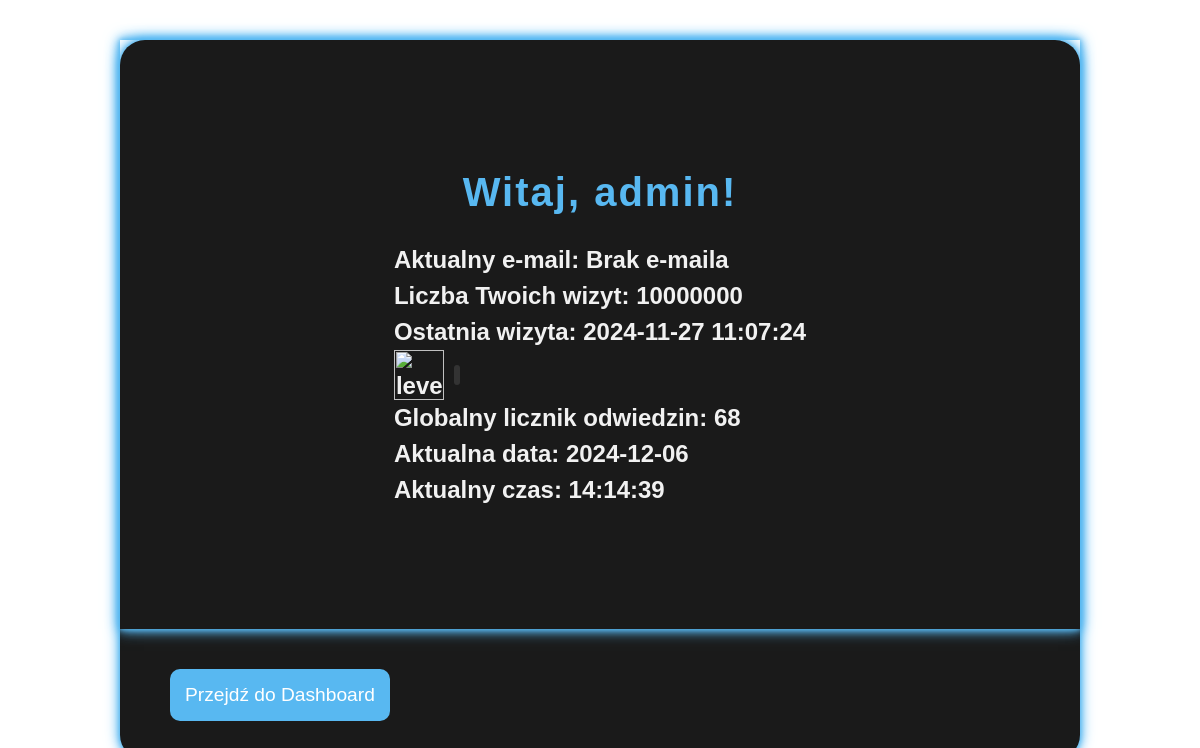
The app's page /siteinformations.php (signed in), older data.
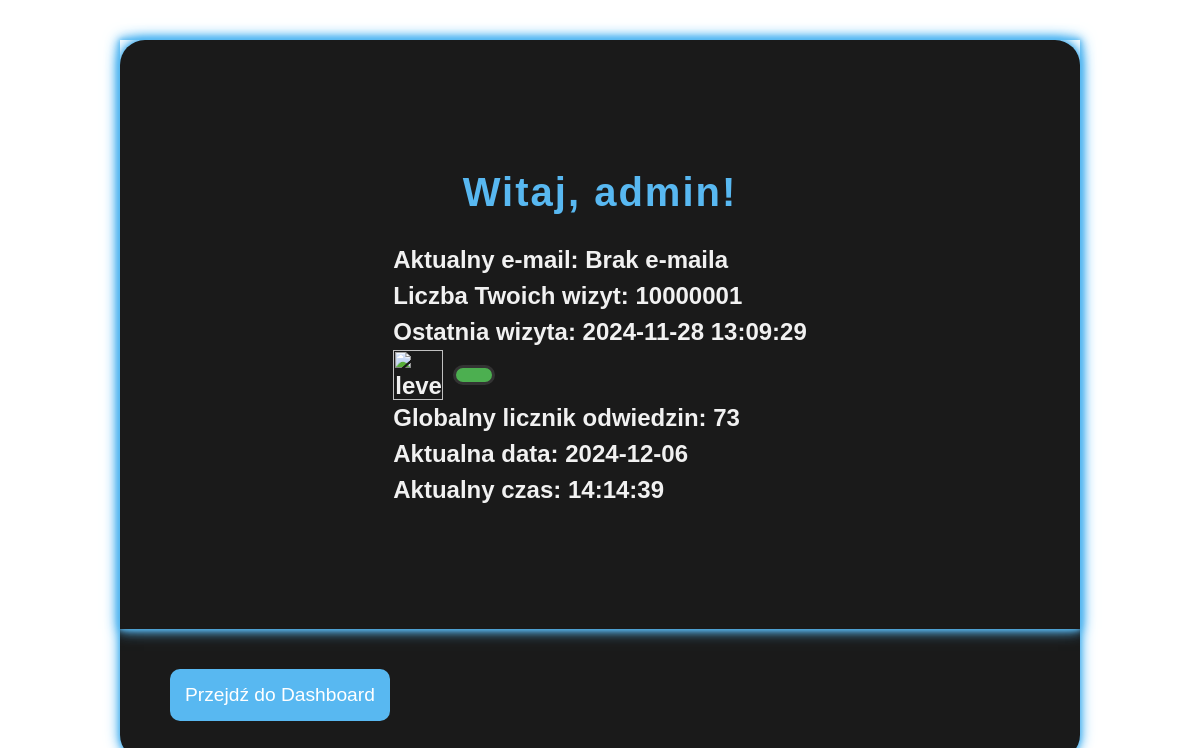
The same page, newer data.
### tables this page shows
CREATE TABLE `visit_counts` (
  `ID` int(11) NOT NULL,
  `USERID` int(11) NOT NULL,
  `last_visit` datetime DEFAULT NULL,
  `visit_count` int(11) DEFAULT 1
);

CREATE TABLE `global_visit_count` (
  `total_visits` int(11) NOT NULL DEFAULT 0
);

### siteinformations.php (the view, shortened to what this page needs)
<?php
if (isset($_SESSION['username'])) {
    $conn = getDBConnection();
    $username = $_SESSION['username'];
    $stmt = $conn->prepare("SELECT ROLEID FROM users WHERE username = ?");
    $stmt->bind_param("s", $username);
    $stmt->execute();
    $stmt->store_result();
    $stmt->bind_result($role_id);
    if ($stmt->num_rows > 0) {
        if ($role_id == 3 || $role_id == 1) {
            $lastVisit = "Brak danych";
            $visitCount = 0;
            $sqlGetUserId = "SELECT ID FROM users WHERE username = ?";
            $stmtGetUserId = $conn->prepare($sqlGetUserId);
            $stmtGetUserId->bind_param('s', $_SESSION['username']);
            $stmtGetUserId->execute();
            $result = $stmtGetUserId->get_result();
            if ($result->num_rows > 0) {
                $row = $result->fetch_assoc();
                $userId = $row['ID'];
            } else {
                die("Użytkownik nie znaleziony w bazie danych.");
            }
            $sqlGetUserEmail = "SELECT additional_info FROM user_info WHERE USER_ID = ?";
            $stmtGetUserEmail = $conn->prepare($sqlGetUserEmail);
            $stmtGetUserEmail->bind_param('i', $userId);
            $stmtGetUserEmail->execute();
            $emailResult = $stmtGetUserEmail->get_result();
            if ($emailResult->num_rows > 0) {
                $emailRow = $emailResult->fetch_assoc();
                $userEmail = $emailRow['additional_info'];
            } else {
                $userEmail = "Brak e-maila";
            }
            $currentDateTime = new DateTime();
            $sqlCheckVisit = "SELECT last_visit, visit_count FROM visit_counts WHERE USERID = ?";
            $stmtCheckVisit = $conn->prepare($sqlCheckVisit);
            $stmtCheckVisit->bind_param('i', $userId);
            $stmtCheckVisit->execute();
            $visitResult = $stmtCheckVisit->get_result();
            if ($visitResult->num_rows === 0) {
                $lastVisit = "Pierwsza wizyta";
                $visitCount = 1;
                $sqlInsertVisit = "INSERT INTO visit_counts (USERID, visit_count) VALUES (?, 1)";
                $conn->prepare($sqlInsertVisit)->execute();
            } else {
                $visitData = $visitResult->fetch_assoc();
                $lastVisit = $visitData['last_visit'];
                $visitCount = $visitData['visit_count'];
            }
            echo "<div class='settingsheaderdiv'>";
            echo '<link rel="stylesheet" type="text/css" href="gamelikecss.css">
            <link rel="stylesheet" type="text/css" href="profilelist.css">
            <style>
            .level-bar-container {
                display: flex;
                align-items: center;
                gap: 10px;
                width: 100%;
            }
            .level-bar {
                height: 20px;
                background-color: #4caf50;  /* Zielony kolor */
                border-radius: 10px;
                transition: width 2s ease;  /* Płynne przejście szerokości */
                border: 3px solid #333;  /* Obramówka dla paska postępu */
            }
            .level-icon {
                width: 50px;
                height: 50px;
                flex-shrink: 0;
            }
                </style>
            <div class="tipsmaindiv">
            ';
            echo "<h1>Witaj, " . $_SESSION['username'] . "!</h1>";
            echo "<p><h2>Aktualny e-mail: " . $userEmail . "</p>";
            echo "<p>Liczba Twoich wizyt: " . $visitCount . "</p>";
            echo "<p>Ostatnia wizyta: " . $lastVisit . "</p>";
            $level = floor($visitCount / 10);
            $progress = ($visitCount % 10) * 10;
            echo "<div class='level-bar-container'>";
            $image_level = min($level, 25);
            echo "<img src='ranksystem/level$image_level.png' alt='level' width='50px' height='50px'>";
            echo "<div class='level-bar' style='width: $progress%;'></div>";
            echo "</div>";
            $sqlGlobalVisitCount = "SELECT total_visits FROM global_visit_count LIMIT 1";
            $resultGlobal = $conn->query($sqlGlobalVisitCount);
            if ($resultGlobal->num_rows > 0) {
                $globalVisitData = $resultGlobal->fetch_assoc();
                $globalVisits = $globalVisitData['total_visits'];
            } else {
                $sqlInsertGlobalVisit = "INSERT INTO global_visit_count (total_visits) VALUES (1)";
                $conn->query($sqlInsertGlobalVisit);
                $globalVisits = 1;
            }
            echo "<p>Globalny licznik odwiedzin: " . $globalVisits . "</p>";
            echo "<p>Aktualna data: " . $currentDateTime->format('Y-m-d') . "</p>";
            echo "<p>Aktualny czas: <span id='current-time'>" . $currentDateTime->format('H:i:s') . "</span></p></h2></div><div style='padding-left: 50px;' class='settingstopheaderdiv'>
            <button onclick='window.location.href=";
            echo '"dashboard.php"';
            echo "'>Przejdź do Dashboard</button>
            </div></div>";
        } else {
            echo "Brak dostępu. Twoja rola nie pozwala na przeglądanie tej strony.";
        }
    }
} else {
    echo "Musisz być zalogowany, aby zobaczyć tę stronę.";
}
?>

### gamelikecss.css (style rules this page uses)
* { margin: 0; padding: 0; box-sizing: border-box; font-family: 'Arial', sans-serif; }
.tipsmaindiv { background: transparent; box-shadow: 0 0 5px #58b8f1, 0 0 10px #58b8f1, 0 0 15px #58b8f1; align-items: center; justify-content: center; width: 100%; height: 90%; display: flex; flex-direction: column; }
.settingstopheaderdiv { align-self: top; width: 100%; height: 20%; display: flex; flex-direction: row; align-items: center; }
.settingsheaderdiv { align-self: top; background: #1a1a1a; box-shadow: 0 0 5px #58b8f1, 0 0 10px #58b8f1, 0 0 15px #58b8f1; align-items: center; width: 80%; height: 90%; border-radius: 25px; display: flex; flex-direction: column; }
h1 { color: #58b8f1; font-size: 2.5rem; text-align: center; margin-bottom: 20px; letter-spacing: 2px; }
button { padding: 15px; background: #58b8f1; border: none; border-radius: 10px; color: #fff; font-size: 1.2rem; cursor: pointer; transition: background 0.3s ease, transform 0.3s ease; }
input[type="text"], input[type="password"], input[type="email"], button { transition: all 0.3s ease-in-out; }

### siteinformations.php (style rules this page uses)
.level-bar-container { display: flex; align-items: center; gap: 10px; width: 100%; }
.level-bar { height: 20px; background-color: #4caf50; border-radius: 10px; transition: width 2s ease; border: 3px solid #333; }

Row changes from the older to the newer data that the page shows:
removed global_visit_count: total_visits "68"
changed visit_counts: visit_count "10000000" → "10000001"; last_visit "2024-11-27 11:07:24" → "2024-11-28 13:09:29"
added global_visit_count: total_visits "73"
